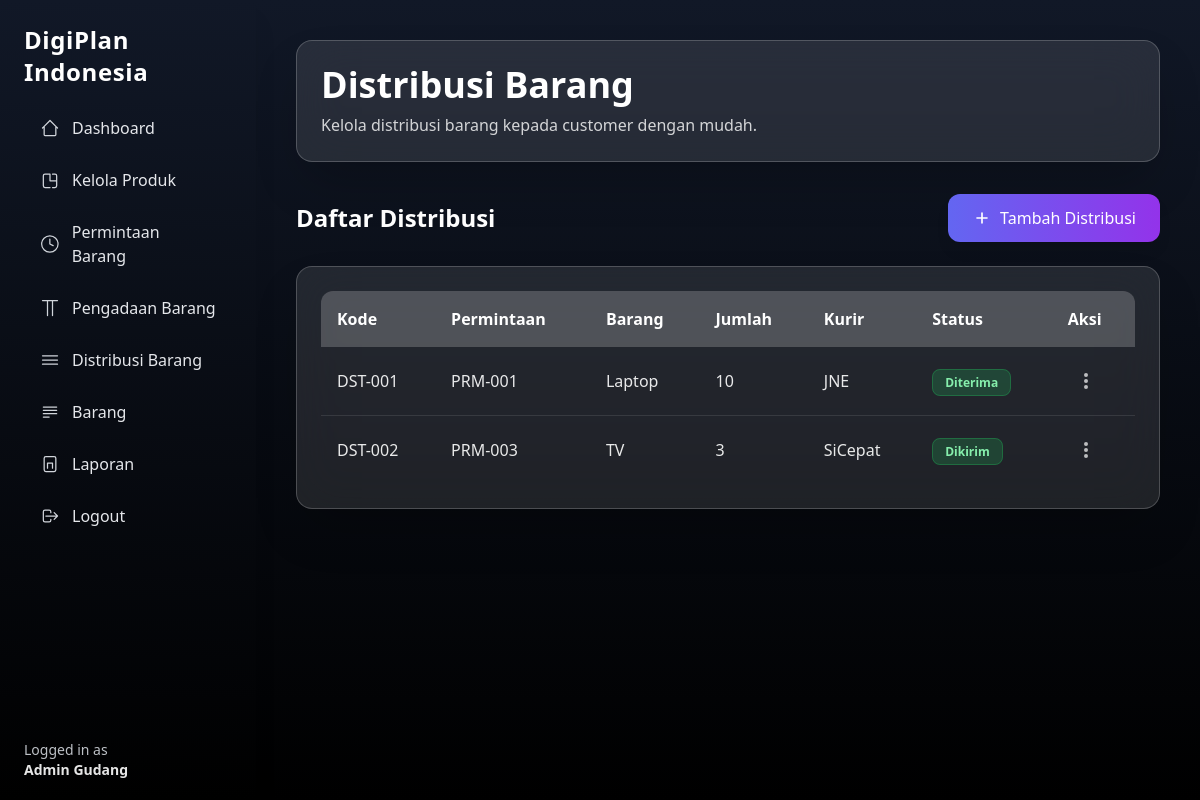
Before: /admin/distribution.php (signed in) with the older database file.
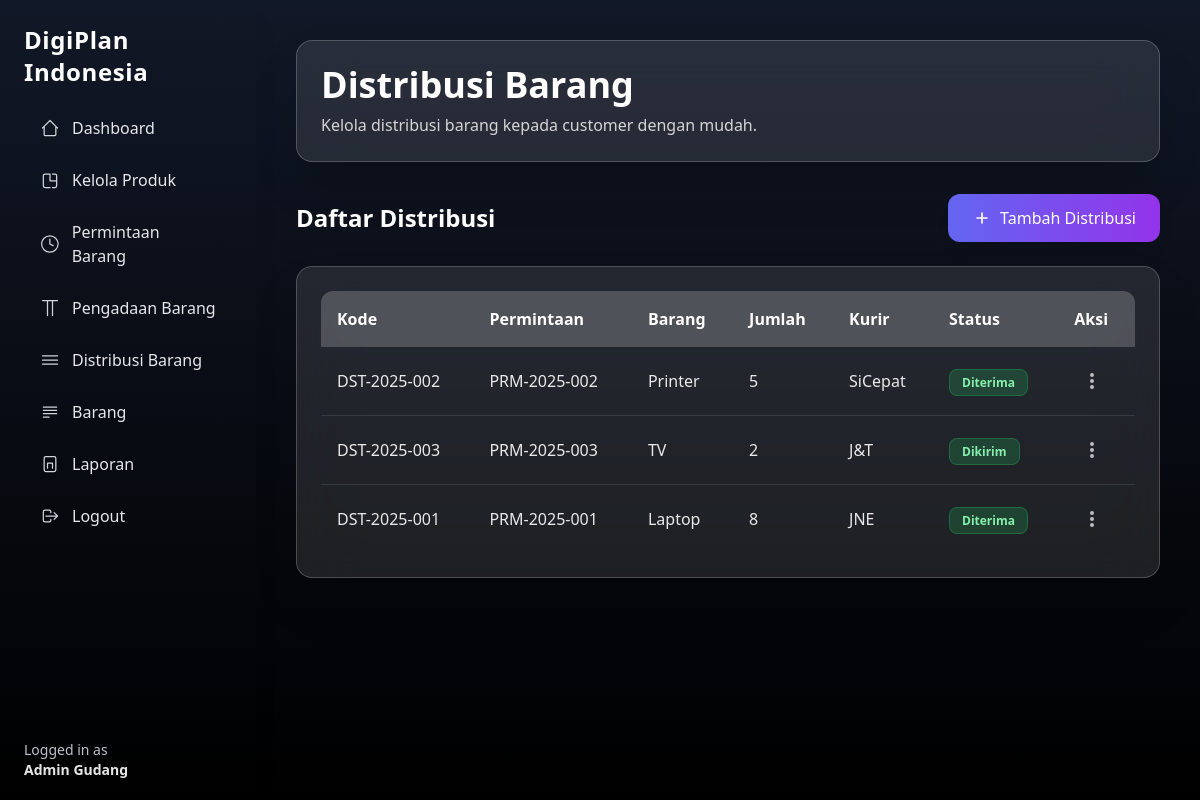
After: the same page with the newer database file.
### tables this page shows
CREATE TABLE distribusi_barang (
  id INT AUTO_INCREMENT PRIMARY KEY,
  kode_distribusi VARCHAR(50) UNIQUE,
  pengadaan_id INT,
  permintaan_id INT,
  admin_id INT,
  alamat_pengiriman VARCHAR(255),
  kurir VARCHAR(100),
  no_resi VARCHAR(100),
  tanggal_kirim DATE,
  tanggal_terima DATE,
  status_distribusi ENUM('siap_dikirim','dikirim','diterima','dibatalkan'),
  created_at TIMESTAMP DEFAULT CURRENT_TIMESTAMP,
  deleted_at DATETIME DEFAULT NULL,
  FOREIGN KEY (pengadaan_id) REFERENCES pengadaan_barang(id),
  FOREIGN KEY (permintaan_id) REFERENCES permintaan_barang(id),
  FOREIGN KEY (admin_id) REFERENCES users(id)
);

CREATE TABLE permintaan_barang (
  id INT AUTO_INCREMENT PRIMARY KEY,
  kode_permintaan VARCHAR(50) UNIQUE,
  user_id INT,
  nama_barang VARCHAR(100),
  merk VARCHAR(100),
  warna VARCHAR(100),
  jumlah INT,
  status ENUM(
    'diajukan','ditolak','dibatalkan',
    'disetujui','dalam_pengadaan',
    'siap_distribusi','selesai'
  ),
  admin_id INT,
  tanggal_verifikasi DATETIME,
  catatan_admin TEXT,
  created_at TIMESTAMP DEFAULT CURRENT_TIMESTAMP,
  deleted_at DATETIME DEFAULT NULL,
  FOREIGN KEY (user_id) REFERENCES users(id),
  FOREIGN KEY (admin_id) REFERENCES users(id)
);

### include/base-url.php (called while the page is built)
<?php
$base_url = "/digiplan_indonesia/";

### admin/distribution.php (the view, shortened to what this page needs)
<?php
require '../include/conn.php';
$query = "
SELECT d.*,
       pb.kode_pengadaan,
       pm.kode_permintaan,
       pm.nama_barang,
       pm.jumlah
FROM distribusi_barang d
JOIN pengadaan_barang pb ON d.pengadaan_id = pb.id
JOIN permintaan_barang pm ON d.permintaan_id = pm.id
ORDER BY d.created_at DESC
";
$result = mysqli_query($conn, $query);
?>
<!DOCTYPE html>
<html lang="id">
<head>
  <script src="https://cdn.tailwindcss.com"></script>
</head>
<body class="bg-gradient-to-b from-gray-900 to-black text-white">
  <div class="flex min-h-screen">
    <?php include '../include/layouts/sidebar-admin.php'; ?>
    <main class="ml-64 p-10 w-full flex-1">
      <div class="max-w-7xl mx-auto">
        <div class="backdrop-blur-xl bg-white/10 border border-white/20 p-6 rounded-2xl shadow-2xl mb-8">
          <h1 class="text-4xl font-bold text-white mb-2">Distribusi Barang</h1>
          <p class="text-white/80">Kelola distribusi barang kepada customer dengan mudah.</p>
        </div>
        <div class="flex justify-between items-center mb-6">
          <h2 class="text-2xl font-semibold text-white">Daftar Distribusi</h2>
          <a href="distribution-add.php" class="inline-flex items-center px-6 py-3 bg-gradient-to-r from-indigo-500 to-purple-600 hover:from-indigo-600 hover:to-purple-700 text-white rounded-xl shadow-lg transform hover:scale-105 transition-all duration-200">
            <svg class="w-5 h-5 mr-2" fill="none" stroke="currentColor" viewBox="0 0 24 24">
              <path stroke-linecap="round" stroke-linejoin="round" stroke-width="2" d="M12 6v6m0 0v6m0-6h6m-6 0H6"></path>
            </svg>
            Tambah Distribusi
          </a>
        </div>
        <div class="backdrop-blur-xl bg-white/10 border border-white/20 p-6 rounded-2xl shadow-2xl">
          <div class="overflow-x-auto">
            <table class="w-full border-collapse rounded-xl overflow-hidden">
              <thead>
                <tr class="bg-white/20 text-white">
                  <th class="p-4 text-left">Kode</th>
                  <th class="p-4 text-left">Permintaan</th>
                  <th class="p-4 text-left">Barang</th>
                  <th class="p-4 text-left">Jumlah</th>
                  <th class="p-4 text-left">Kurir</th>
                  <th class="p-4 text-left">Status</th>
                  <th class="p-4 text-left">Aksi</th>
                </tr>
              </thead>
              <tbody class="divide-y divide-white/10">
                <?php while ($row = mysqli_fetch_assoc($result)): ?>
                  <tr class="hover:bg-white/5 transition-colors duration-200">
                    <td class="p-4 text-white/90 font-medium"><?= $row['kode_distribusi'] ?></td>
                    <td class="p-4 text-white/90"><?= $row['kode_permintaan'] ?></td>
                    <td class="p-4 text-white/90"><?= $row['nama_barang'] ?></td>
                    <td class="p-4 text-white/90"><?= $row['jumlah'] ?></td>
                    <td class="p-4 text-white/90"><?= $row['kurir'] ?></td>
                    <td class="p-4">
                      <?php if ($row['status_distribusi'] === 'dibatalkan'): ?>
                        <span class="px-3 py-1 rounded-lg bg-red-500/20 text-red-300 text-xs font-semibold border border-red-500/30">
                          Dibatalkan
                        </span>
                      <?php else: ?>
                        <span class="px-3 py-1 rounded-lg bg-green-500/20 text-green-300 text-xs font-semibold border border-green-500/30 capitalize">
                          <?= $row['status_distribusi'] ?>
                        </span>
                      <?php endif; ?>
                    </td>
                    <td class="p-4 relative">
                      <button onclick="toggleDropdown(<?= $row['id']; ?>, event)"
                        class="text-white/70 hover:text-white p-2 rounded-lg hover:bg-white/10 transition-colors duration-200">
                        <svg class="w-5 h-5" fill="currentColor" viewBox="0 0 20 20">
                          <path d="M10 6a2 2 0 110-4 2 2 0 010 4z
               M10 12a2 2 0 110-4 2 2 0 010 4z
               M10 18a2 2 0 110-4 2 2 0 010 4z"></path>
                        </svg>
                      </button>
                    </td>
                  </tr>
                <?php endwhile; ?>
              </tbody>
            </table>
          </div>
        </div>
      </div>
    </main>
  </div>
</body>
</html>

### include/layouts/sidebar-admin.php (shortened to what this page needs)
<aside class="w-64 min-h-screen bg-gradient-to-b from-gray-900 to-black text-gray-200 p-6 fixed shadow-xl">
  <h1 class="text-2xl font-bold mb-5 tracking-wide text-white">DigiPlan Indonesia</h1>
  <nav>
    <ul class="space-y-3">
      <li>
        <a href="<?= $base_url ?>admin/dashboard.php"
          class="flex items-center gap-3 px-4 py-2 rounded-xl transition
          hover:bg-white/10 hover:backdrop-blur-md">
          <svg xmlns="http://www.w3.org/2000/svg" class="w-5 h-5 text-gray-300" fill="none"
            viewBox="0 0 24 24" stroke="currentColor">
            <path stroke-linecap="round" stroke-linejoin="round" stroke-width="1.5"
              d="M3 12l2-2m0 0l7-7 7 7M5 10v10a1 1 0 001 1h3m10-11l2 2m-2-2v10a1 1 0 01-1 1h-3m-6 0h6" />
          </svg>
          Dashboard
        </a>
      </li>
      <li>
        <a href="<?= $base_url ?>admin/products.php"
          class="flex items-center gap-3 px-4 py-2 rounded-xl transition
          hover:bg-white/10 hover:backdrop-blur-md">
          Kelola Produk
        </a>
      </li>
      <li>
        <a href="<?= $base_url ?>admin/item-request.php"
          class="flex items-center gap-3 px-4 py-2 rounded-xl transition
          hover:bg-white/10 hover:backdrop-blur-md">
          <svg xmlns="http://www.w3.org/2000/svg" class="w-5 h-5 text-gray-300" fill="none"
            viewBox="0 0 24 24" stroke="currentColor">
            <path stroke-width="1.5" stroke-linecap="round" stroke-linejoin="round"
              d="M12 6v6l4 2m6-2a10 10 0 11-20 0 10 10 0 0120 0z" />
          </svg>
          Permintaan Barang
        </a>
      </li>
      <li>
        <a href="<?= $base_url ?>admin/procurement.php"
          class="flex items-center gap-3 px-4 py-2 rounded-xl transition
          hover:bg-white/10 hover:backdrop-blur-md">
          <svg xmlns="http://www.w3.org/2000/svg" class="w-5 h-5 text-gray-300" fill="none"
            viewBox="0 0 24 24" stroke="currentColor">
            <path stroke-width="1.5" stroke-linecap="round" stroke-linejoin="round"
              d="M3 3h18M9 3v18m6-18v18" />
          </svg>
          Pengadaan Barang
        </a>
      </li>
      <li>
        <a href="<?= $base_url ?>admin/distribution.php"
          class="flex items-center gap-3 px-4 py-2 rounded-xl transition
          hover:bg-white/10 hover:backdrop-blur-md">
          <svg xmlns="http://www.w3.org/2000/svg" class="w-5 h-5 text-gray-300" fill="none"
            viewBox="0 0 24 24" stroke="currentColor">
            <path stroke-width="1.5" stroke-linecap="round" stroke-linejoin="round"
              d="M3 7h18M3 12h18M3 17h18" />
          </svg>
          Distribusi Barang
        </a>
      </li>
      <li>
        <a href="<?= $base_url ?>admin/item.php"
          class="flex items-center gap-3 px-4 py-2 rounded-xl transition
          hover:bg-white/10 hover:backdrop-blur-md">
          <svg xmlns="http://www.w3.org/2000/svg" class="w-5 h-5 text-gray-300" fill="none"
            viewBox="0 0 24 24" stroke="currentColor">
            <path stroke-width="1.5" stroke-linecap="round" stroke-linejoin="round"
              d="M4 6h16M4 10h16M4 14h16M4 18h7" />
          </svg>
          Barang
        </a>
      </li>
      <li>
        <a href="<?= $base_url ?>admin/report.php"
          class="flex items-center gap-3 px-4 py-2 rounded-xl transition
          hover:bg-white/10 hover:backdrop-blur-md">
          <svg xmlns="http://www.w3.org/2000/svg" class="w-5 h-5 text-gray-300" fill="none"
            viewBox="0 0 24 24" stroke="currentColor">
            <path stroke-width="1.5" stroke-linecap="round" stroke-linejoin="round"
              d="M9 17v-6h6v6m-8 4h10a2 2 0 002-2V5a2 2 0 00-2-2H7a2 2 0 00-2 2v14a2 2 0 002 2z" />
          </svg>
          Laporan
        </a>
      </li>
      <li>
        <a href="<?= $base_url ?>auth/logout.php"
          class="flex items-center gap-3 px-4 py-2 rounded-xl transition
          hover:bg-white/10 hover:backdrop-blur-md">
          <svg xmlns="http://www.w3.org/2000/svg" class="w-5 h-5 text-gray-300" fill="none"
            viewBox="0 0 24 24" stroke="currentColor">
            <path stroke-linecap="round" stroke-linejoin="round" stroke-width="1.5"
              d="M17 16l4-4m0 0l-4-4m4 4H7m6 4v1a2 2 0 01-2 2H6a2 2 0 01-2-2V7a2 2 0 012-2h5a2 2 0 012 2v1" />
          </svg>
          Logout
        </a>
      </li>
    </ul>
  </nav>
  <div class="absolute bottom-5 left-6 text-sm opacity-90 text-gray-300">
    Logged in as <br>
    <span class="font-semibold text-white"><?= htmlspecialchars($_SESSION['name']); ?></span>
  </div>
</aside>

Changed rows visible on the page:
changed distribusi_barang "SiCepat": kode_distribusi "DST-002" → "DST-2025-002"; permintaan.kode_permintaan "PRM-003" → "PRM-2025-002"; permintaan.nama_barang "TV" → "Printer"; permintaan.jumlah "3" → "5"; status_distribusi "Dikirim" → "Diterima"; moves up the list
added distribusi_barang: kode_distribusi "DST-2025-003", permintaan.kode_permintaan "PRM-2025-003", permintaan.nama_barang "TV", permintaan.jumlah "2", kurir "J&T", status_distribusi "Dikirim"
changed distribusi_barang "JNE": kode_distribusi "DST-001" → "DST-2025-001"; permintaan.kode_permintaan "PRM-001" → "PRM-2025-001"; permintaan.jumlah "10" → "8"
